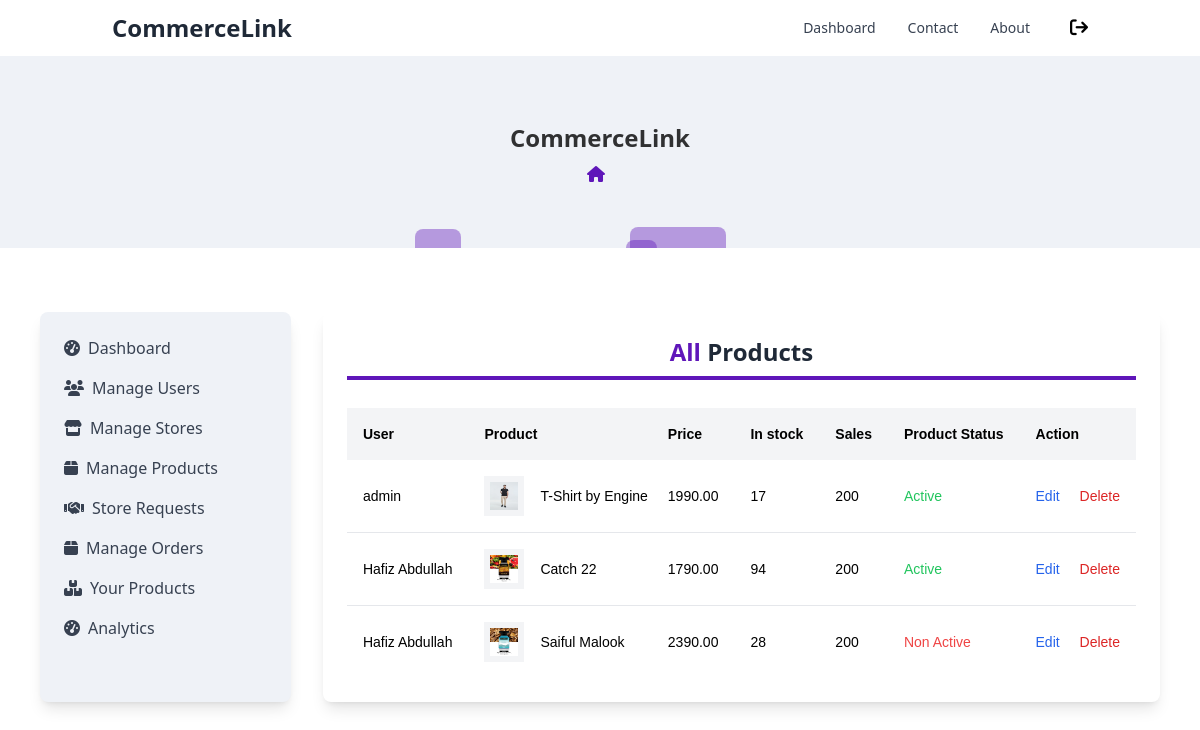
The page /products_list/ (signed in) on the database as committed earlier.
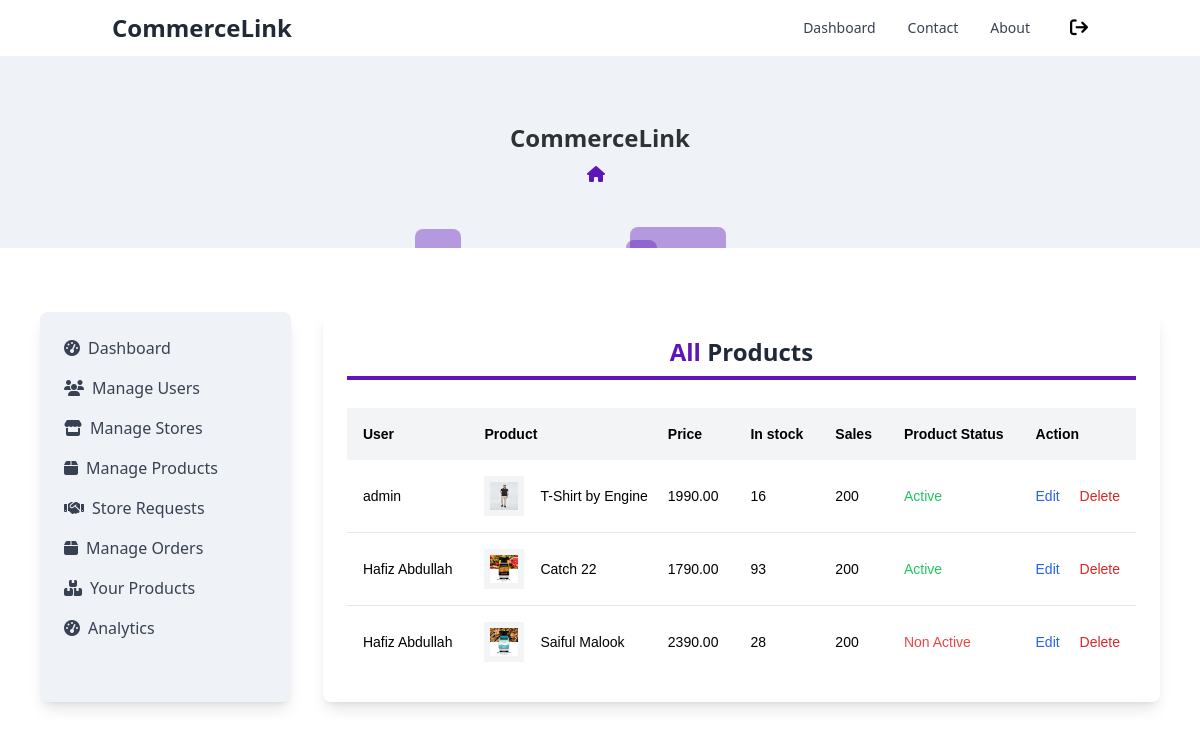
The same page on the database as committed later.
### products/models.py (models this page shows, shortened)
class Product(models.Model):
    author                  = models.ForeignKey(CustomUser, null=True, on_delete=models.CASCADE)
    title                   = models.CharField(max_length=100)
    description             = models.TextField()
    image                   = models.ImageField(upload_to='products/')
    brand                   = models.CharField(max_length=20)
    color                   = models.CharField(max_length=200)
    price                   = models.DecimalField(default=0, max_digits=7, decimal_places=2)
    countInStock            = models.IntegerField(default=0)
    created_at              = models.DateTimeField(auto_now_add=True)
    is_active               = models.BooleanField(default=True)

### user_accounts/models.py (models this page shows, shortened)
class CustomUser(AbstractUser):
    username                = None
    name                    = models.CharField(max_length=255)
    email                   = models.EmailField(max_length=255, unique=True)
    is_verified             = models.BooleanField(default=False, blank=True)
    email_token             = models.CharField(max_length=200)
    is_banned               = models.BooleanField(default=False, blank=True)
    ROLE_CHOICES = [
        ('admin', 'Admin'),
        ('seller', 'Seller'),
        ('buyer', 'Buyer')
    ]
    role                    = models.CharField(max_length=10, default='buyer')
    USERNAME_FIELD = 'email'
    REQUIRED_FIELDS = ['name']
    objects = MyAccountManager()

### marketplace/decorators.py (the view)
        @user_passes_test(lambda u: u.is_authenticated and u.role == role, login_url='/login/')
        def _wrapped_view(request, *args, **kwargs):
            if request.user.is_authenticated and request.user.role == role:
                return view_func(request, *args, **kwargs)
            else:
                return redirect('login')

### products/context_processors.py (called while the page is built)
def cart_summary(request):
    cart = request.session.get('cart', {})
    total_quantity = sum(cart.values())
    return {'cart_qty': total_quantity}

def store_context(request):
    store = None
    if request.user.is_authenticated:
        user = request.user
        if user.role == 'seller':
            try:
                store = Store.objects.get(user=user)
            except Store.DoesNotExist:
                store = None
    return {'store': store}

### products/views.py (called while the page is built)
@role_required('admin')
def products_list(request):
    products = Product.objects.all()
    context = {'products': products}
    return render(request, "products/products_list.html", context)

### products/templates/products/products_list.html (shortened to what this page needs)
{% extends 'main_base.html' %}
{% block maincontent %}
<div class="w-full">
    <div class="flex justify-between mb-3">
        <h1 class="w-full text-2xl font-bold text-center text-gray-800 border-b-4 border-[#5F16B9] pb-2 mb-4">
            <span class="capitalize text-[#5F16B9]">All</span> Products
        </h1>
    </div>
    <div class="font-sans overflow-x-auto">
        {% if products %}
        <div class="overflow-x-auto font-[sans-serif]">
            <table class="min-w-full bg-white">
                <thead class="bg-gray-100 whitespace-nowrap">
                    <tr>
                        <th class="p-4 text-left text-sm font-semibold text-black">
                            User
                        </th>
                        <th class="p-4 text-left text-sm font-semibold text-black">
                            Product
                        </th>
                        <th class="p-4 text-left text-sm font-semibold text-black">
                            Price
                        </th>
                        <th class="p-4 text-left text-sm font-semibold text-black">
                            In stock
                        </th>
                        <th class="p-4 text-left text-sm font-semibold text-black">
                            Sales
                        </th>
                        <th class="p-4 text-left text-sm font-semibold text-black">
                            Product Status
                        </th>
                        <th class="p-4 text-left text-sm font-semibold text-black">
                            Action
                        </th>
                    </tr>
                </thead>
                <tbody class="whitespace-nowrap divide-y divide-gray-200">
                    {% for product in products %}
                    <tr>
                        <td class="p-4 text-sm">
                            {{product.author.name}}
                        </td>
                        <td class="p-4 text-sm">
                            <div class="flex items-center cursor-pointer">
                                <img src='{{product.image.url}}' class="w-10 h-10 p-1.5 shrink-0 bg-gray-100" />
                                <div class="mx-4">
                                    <p class="text-sm text-black">{{product.title}}</p>
                                </div>
                            </div>
                        </td>
                        <td class="p-4 text-sm">
                            {{product.price}}
                        </td>
                        <td class="p-4 text-sm">
                            {{product.countInStock}}
                        </td>
                        <td class="p-4 text-sm">
                            200
                        </td>
                        <td class="p-4 text-sm">
                            {% if product.is_active %}
                            <span class="text-green-500">Active</span>
                            {% else %}
                            <span class="text-red-500">Non Active</span>
                            {% endif %}
                        </td>
                        <td class="px-4 py-4 text-sm text-gray-800">
                            <a href="{% url 'update_product' product_id=product.id %}">
                                <button class="text-blue-600 mr-4">Edit</button>
                            </a>
                            <button class="text-red-600 delete-product-btn" data-id="{{product.id}}">Delete</button>
                        </td>
                    </tr>
                    {% endfor %}
                </tbody>
            </table>
        </div>
        {% else %}
        <p>No product found.</p>
        {% endif %}
    </div>
</div>
{% endblock %}

Rows that differ between the two databases and show on the page:
changed Product "T-Shirt by Engine": countInStock "17" → "16"
changed Product "Catch 22": countInStock "94" → "93"
